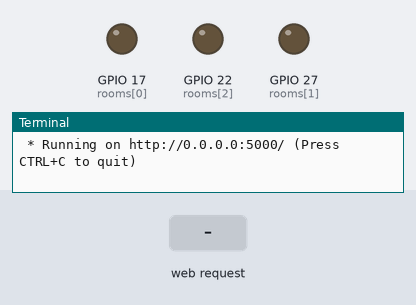
Simulated run of this program. Board: Raspberry Pi (BCM pin numbers). On the bench: output pins drawn as LEDs (lit = HIGH), the last lines printed to the terminal. The test bench sets the inputs (shaded band). The clock reads 2024-03-15 10:24:30 at power-on unless the program sets it.

Above: at 1.2 s.
1.3 s: HTTP request for /kitchen received
At 2.5 s:
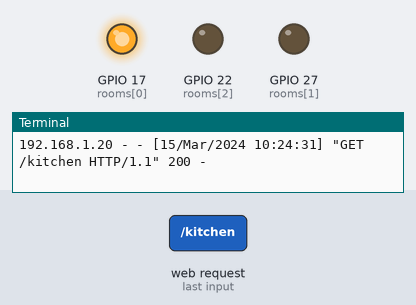
2.8 s: HTTP request for /livingroom received
At 3.8 s:
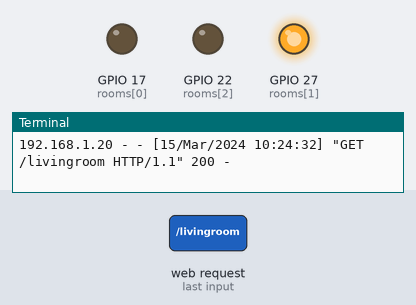
4.3 s: HTTP request for /bedroom received
At 4.9 s:
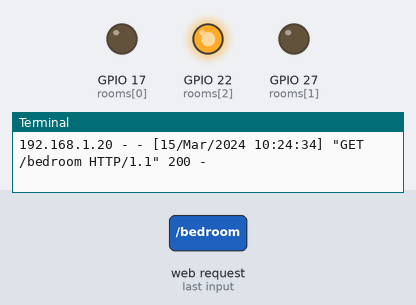
Timing chart, 0 to 7.3 s (numbered marks = the images above; inputs shaded):
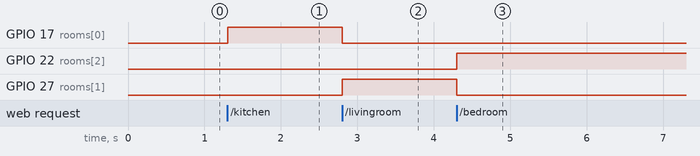

Measured:
- after the input at 1.3 s, GPIO 17 (rooms[0]): LOW → HIGH at once
- after the input at 2.8 s, GPIO 17 (rooms[0]): HIGH → LOW at once; GPIO 27 (rooms[1]): LOW → HIGH at once
- after the input at 4.3 s, GPIO 22 (rooms[2]): LOW → HIGH at once; GPIO 27 (rooms[1]): HIGH → LOW at once

The program:

app.py
```python
#import libraries
from flask import Flask, render_template, request
from gpiozero import LEDBoard

#Define the lights
rooms = LEDBoard(17, 27, 22)

#define the app
app = Flask(__name__)

#Define the home route
@app.route('/')
def home():
    return render_template('lights.html')

#Add the functions for the LEDs
@app.route('/kitchen')
def kitchen():
    rooms.value = (1, 0, 0)
    return render_template('lights.html')

@app.route('/livingroom')
def livingroom():
    rooms.value = (0, 1, 0)
    return render_template('lights.html')

@app.route('/bedroom')
def bedroom():
    rooms.value = (0, 0, 1)
    return render_template('lights.html')

@app.route('/off')
def off():
    rooms.off()
    return render_template('lights.html')

#Run the app
if __name__ == '__main__':
    app.run(host='0.0.0.0')
```
